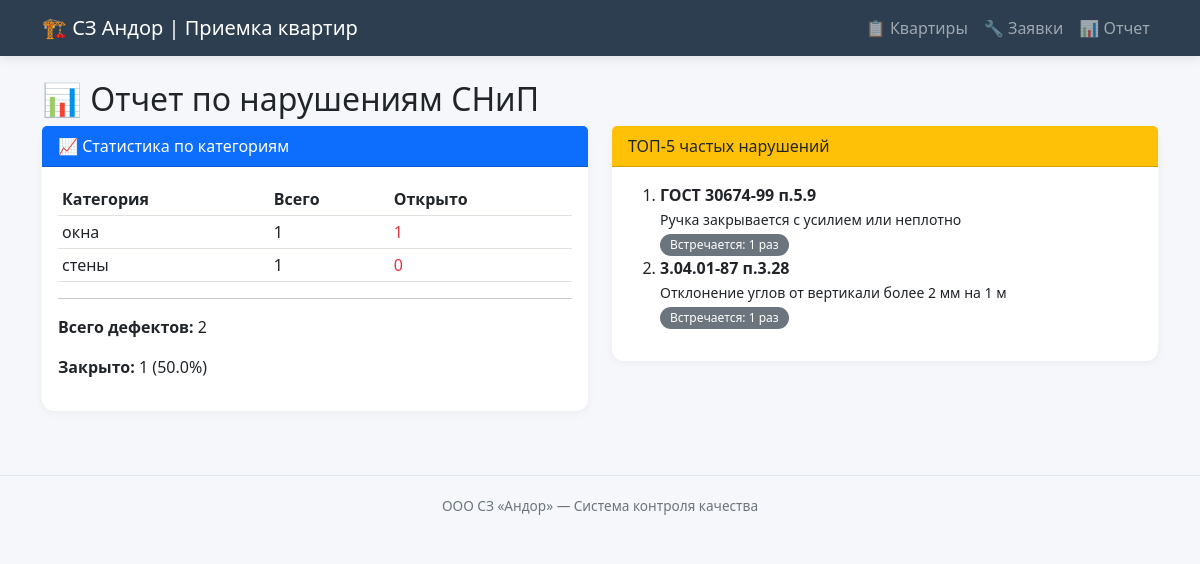
Screenshot of /report with the database file from the repository.
### tables this page shows
CREATE TABLE snip_defects (
            id INTEGER PRIMARY KEY AUTOINCREMENT,
            code TEXT NOT NULL,
            category TEXT NOT NULL,
            description TEXT NOT NULL,
            severity TEXT NOT NULL
        );

### app.py (the view)
@app.route('/report')
def report():
    conn = get_db()
    stats = conn.execute('''
        SELECT s.category, COUNT(d.id) as count,
               SUM(CASE WHEN d.status != 'closed' THEN 1 ELSE 0 END) as open_count
        FROM defects d
        JOIN snip_defects s ON d.snip_defect_id = s.id
        GROUP BY s.category
    ''').fetchall()
    top_defects = conn.execute('''
        SELECT s.code, s.description, COUNT(d.id) as count
        FROM defects d
        JOIN snip_defects s ON d.snip_defect_id = s.id
        GROUP BY d.snip_defect_id
        ORDER BY count DESC
        LIMIT 5
    ''').fetchall()
    total = conn.execute('SELECT COUNT(id) FROM defects').fetchone()[0]
    closed = conn.execute('SELECT COUNT(id) FROM defects WHERE status = "closed"').fetchone()[0]
    conn.close()
    return render_template('report.html',
                          stats=stats,
                          top_defects=top_defects,
                          total=total,
                          closed=closed)

### app.py (called while the page is built)
def get_db():
    conn = sqlite3.connect(DB_PATH)
    conn.row_factory = sqlite3.Row
    return conn

### templates/report.html
{% extends "base.html" %}
{% block content %}
<h2>📊 Отчет по нарушениям СНиП</h2>
<div class="row">
    <div class="col-md-6">
        <div class="card mb-4">
            <div class="card-header bg-primary text-white">
                📈 Статистика по категориям
            </div>
            <div class="card-body">
                <table class="table table-sm">
                    <thead>
                        <tr><th>Категория</th><th>Всего</th><th>Открыто</th></tr>
                    </thead>
                    <tbody>
                        {% for s in stats %}
                        <tr>
                            <td>{{ s.category }}</td>
                            <td>{{ s.count }}</td>
                            <td class="text-danger">{{ s.open_count }}</td>
                        </tr>
                        {% endfor %}
                    </tbody>
                </table>
                <hr>
                <p><strong>Всего дефектов:</strong> {{ total }}</p>
                <p><strong>Закрыто:</strong> {{ closed }} ({{ (closed / total * 100)|round(1) if total > 0 else 0 }}%)</p>
            </div>
        </div>
    </div>
    <div class="col-md-6">
        <div class="card">
            <div class="card-header bg-warning text-dark">
                ТОП-5 частых нарушений
            </div>
            <div class="card-body">
                {% if top_defects %}
                    <ol>
                    {% for td in top_defects %}
                        <li>
                            <strong>{{ td.code }}</strong><br>
                            <span class="small">{{ td.description[:80] }}</span><br>
                            <span class="badge bg-secondary">Встречается: {{ td.count }} раз</span>
                        </li>
                    {% endfor %}
                    </ol>
                {% else %}
                    <p>Нет данных для ТОП-5</p>
                {% endif %}
            </div>
        </div>
    </div>
</div>
{% endblock %}

### templates/base.html (style rules this page uses)
body { background-color: #f5f7fa; font-family: 'Segoe UI', Tahoma, Geneva, Verdana, sans-serif; }
.card { border: none; border-radius: 12px; box-shadow: 0 2px 8px rgba(0,0,0,0.05); transition: transform 0.2s, box-shadow 0.2s; }
.badge { padding: 5px 10px; font-weight: 500; border-radius: 20px; }

### rows the page displays
snip_defects: code "ГОСТ 30674-99 п.5.9", description "Ручка закрывается с усилием или неплотно", count "1"
snip_defects: code "3.04.01-87 п.3.28", description "Отклонение углов от вертикали более 2 мм на 1 м", count "1"

### other values shown
{{ s.category }} "окна" "стены"
{{ s.count }} "1" "1"
{{ s.open_count }} "1" "0"
{{ total }} "2"
{{ closed }} "1"
{{ (closed / total * 100)|round(1) if total > 0 else 0 }} "50.0"
